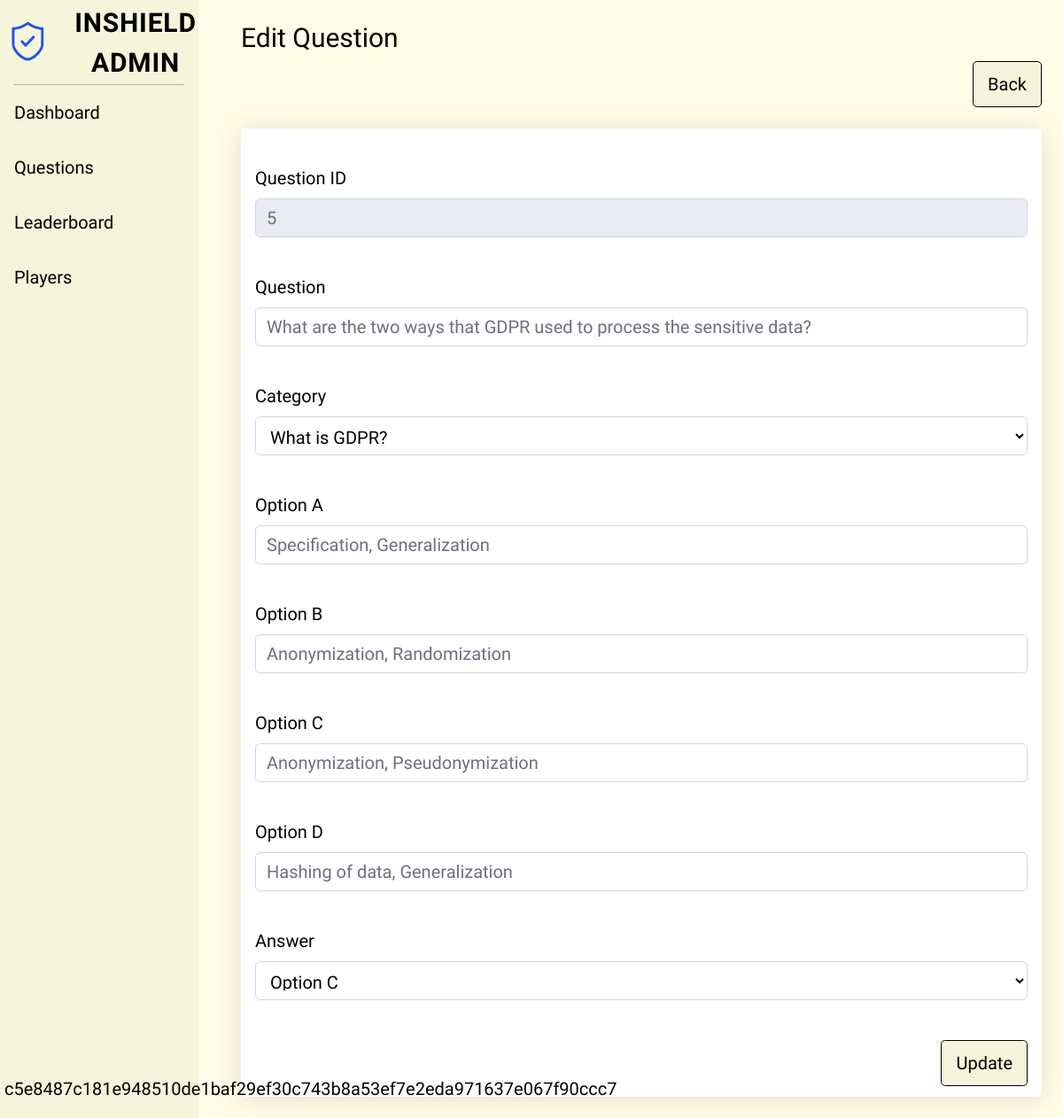
The page /adminUpdateQuestion.php?id=5 (signed in) on the database its author committed.
### tables this page shows
CREATE TABLE `questions` (
  `questionID` int(11) NOT NULL,
  `question` varchar(256) NOT NULL,
  `category` varchar(256) NOT NULL,
  `optionA` varchar(256) NOT NULL,
  `optionB` varchar(256) NOT NULL,
  `optionC` varchar(256) NOT NULL,
  `optionD` varchar(256) NOT NULL,
  `answer` varchar(256) NOT NULL
);

### adminUpdateQuestion.php (the view, shortened to what this page needs)
<!DOCTYPE html>
<html>
    <link href="css/dataTables.min.css" rel="stylesheet">
    <link href="css/adminStyle.css" rel="stylesheet" type="text/css" />
    <link rel="stylesheet" href="https://cdn.jsdelivr.net/npm/bootstrap@5.2.3/dist/css/bootstrap.min.css">
</head>
<body id="page-top">
    <div id="wrapper">
        <?php
            include './headerFooterAdmin.php';
        ?>
        <div class="container-fluid ps-5">
            <h1 class="text-left txt">Edit Question</h1>
            <?php
            if($_SERVER['REQUEST_METHOD'] == 'GET')
            {
                if(empty($_GET['id']))
                {
                    $location = "adminQuestions.php";
                    echo "<script type='text/JavaScript'>alert('Please select a question to continue');window.location='$location'</script>";
                }
                elseif(!empty($_GET['id']))
                {
                    $questionID = trim($_GET['id']);
                    $con = new mysqli(DB_HOST, DB_USER, DB_PASS, DB_NAME);
                    $sql = "SELECT * FROM questions WHERE questionID = ?";
                    $stmt = $con->prepare($sql);
                    $stmt->bind_param("i", $questionID);
                    $stmt->execute();
                    $result = $stmt->get_result();
                    if($row = $result -> fetch_object())
                    {
                        $questionID = $row -> questionID;
                        $question = $row -> question;
                        $category = $row -> category;
                        $optionA = $row -> optionA;
                        $optionB = $row -> optionB;
                        $optionC = $row -> optionC;
                        $optionD = $row -> optionD;
                        $answer = $row -> answer;
                    }
                }
            }
            ?>
            <div class="d-flex flex-row-reverse">
                <a href="adminQuestions.php" class="btn btn-design txt txt-resize h-auto btn-txt btn-lg" role="button">Back</a>
            </div>
            <br/>
                <div class="shadow ps-3 pe-3 pt-3 pb-5 bg-body rounded bg-white txt">
                 <form class="user" action="adminUpdateQuestion.php" method="post" enctype='multipart/form-data'>
                    <div class="mb-3">
                    <label for="questionID" class="txt fs-5 fs-5">Question ID</label>
                    <input type="text" class="form-control fs-5" id="questionID" name="questionID" value="<?php echo $questionID ?>" disabled/>
                    </div>
                    <div class="mb-3">
                    <label for="question" class="txt fs-5 fs-5">Question</label>
                    <input type="text" class="form-control fs-5" id="question" name="question" value="<?php echo $question ?>" required="required"/>
                    </div>
                    <div class="mb-3">
                    <label for="questionID" class="txt fs-5">Category</label>
                    <select class="dropdown-toggle form-control txt txt-resize text-start btn-txt" type="button" data-bs-toggle="dropdown" aria-expanded="false" id="category" name="category">
                        <?php
                          $con = new mysqli(DB_HOST, DB_USER, DB_PASS, DB_NAME);
                          $sql = "SELECT * FROM question_category";
                          $result = $con -> query($sql);
                          foreach($result as $row)
                          {
                            $selected = ($row['question_categoryID'] == $category) ? 'selected' : '';
                            echo "<option value=$row[question_categoryID] $selected>$row[question_categoryName]</option>";
                          }
                        ?>
                    </select>
                    </div>
                    <div class="mb-3">
                    <label for="optionA" class="txt fs-5">Option A</label>
                    <input type="text" class="form-control fs-5" id="optionA" name="optionA" value="<?php echo $optionA ?>" required="required"/>
                    </div>
                    <div class="mb-3">
                    <label for="optionB" class="txt fs-5">Option B</label>
                    <input type="text" class="form-control fs-5" id="optionB" name="optionB" value="<?php echo $optionB ?>" required="required"/>
                    </div>
                    <div class="mb-3">
                    <label for="optionC" class="txt fs-5">Option C</label>
                    <input type="text" class="form-control fs-5" id="optionC" name="optionC" value="<?php echo $optionC ?>" required="required"/>
                    </div>
                    <div class="mb-3">
                    <label for="optionD" class="txt fs-5">Option D</label>
                    <input type="text" class="form-control fs-5" id="optionD" name="optionD" value="<?php echo $optionD ?>" required="required"/>
                    </div>
                    <div class="mb-3">
                    <label for="answer" class="txt fs-5">Answer</label>
                    <select class="dropdown-toggle form-control txt txt-resize text-start btn-txt fs-5" type="button" data-bs-toggle="dropdown" aria-expanded="false" id="answer" name="answer">
                        <option value="c" <?php if ($answer == 'c') echo 'selected'; ?>>Option C</option>
                    </select>
                    <br/>
                    <button type="submit" class="btn btn-design txt txt-resize h-auto btn-txt btn-lg float-end" aria-pressed="true" id="update" name="update">Update</button>
                    </div>
                </form>
                 </div>
                 <br/>
        </div>
    </div>
</body>
</html>

### adminUpdateQuestion.php (style rules this page uses)
.txt { font-family: "Strait"; color: #000000 !important; }
.btn-design { border-color: #000000 !important; background-color: #F5F5DC !important; }
.txt-resize { font-size: 20px !important; }
.btn-txt { vertical-align: middle !important; padding-top:10px !important; padding-bottom:10px !important; }

### headerFooterAdmin.php (style rules this page uses)
html body { background-color: #FFFDE7; }
.txt { padding-top: 25px; font-family: "Strait"; font-size: 30px; }

### rows shown on the page
questions: questionID "5", question "What are the two ways that GDPR used to process the sensitive data?", optionA "Specification, Generalization", optionB "Anonymization, Randomization", optionC "Anonymization, Pseudonymization", optionD "Hashing of data, Generalization", answer "Option C"

### other values the page prints
$_SESSION["aName"] "c5e8487c181e948510de1baf29ef30c743b8a53ef7e2eda971637e067f90ccc7"
form field category "What is GDPR?"
